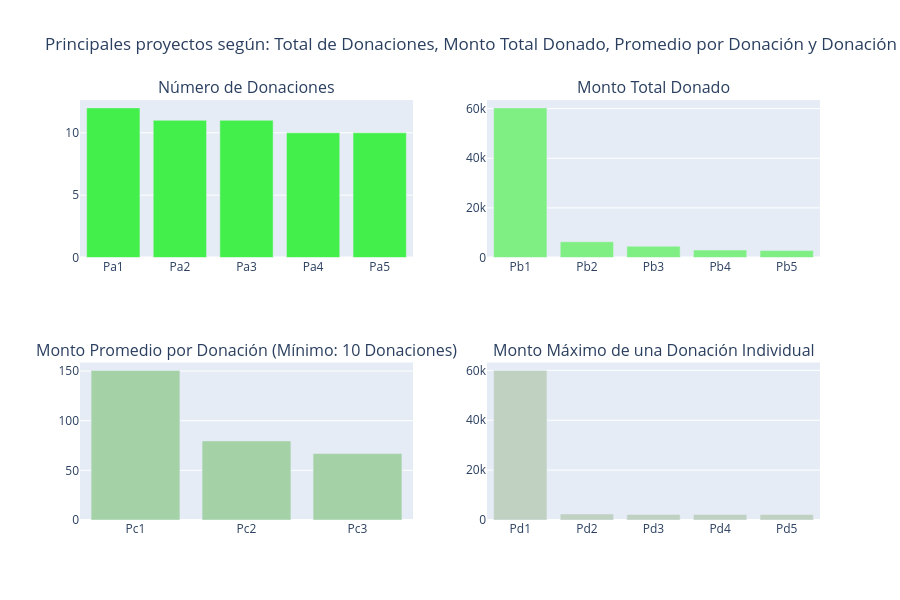

Notebook source saved alongside this figure:
### Markdown cell above
Se han realizado un total de **4,687,884 donaciones** hasta abril de 2018 en DonorsChoose. El monto de donación más alto equivale a **USD 60,000**, donado en el año 2013. Solo **6 donaciones son mayores a un monto de USD 20,000**, mientras que solo **61 pagos superan los USD 10,000**. La gran mayoría de los pagos (alrededor del **83%** de todas las donaciones) son **menores a USD 100**. Existen 350 pagos que son menores a USD 1 (cantidades pequeñas, pero que aun así pueden hacer la diferencia). Hasta abril de 2018, DonorsChoose ha recaudado una colosal cantidad total equivalente a **USD 284,408,243** a través de su plataforma. El monto promedio de donación en DonorsChoose equivale a **USD 60**. Echemos un vistazo a los detalles de los donantes y los proyectos relacionados con estas donaciones en las siguientes secciones.

## <a id="3.2">3.2 Los Proyectos y sus Donaciones</a>

Vamos a identificar los proyectos principales y los valores de sus atributos relacionados:

* **3.2.1** Proyectos con el Mayor número de donantes
* **3.2.2** Proyectos con los Mayores Montos Totales Financiados
* **3.2.3** Proyectos con los Mayores Montos Promedios Por Donante
* **3.2.4** Proyectos con el Monto Máximo de Donación Única

### Code cell
# ¿Qué proyectos recibieron la mayor cantidad de donaciones?

tempdf = donations_df.groupby('Project ID').agg({
    'Project ID': 'count',
    'Donation Amount': 'sum'
}).rename(columns={
    'Project ID': "Total Donations",
    'Donation Amount': "Total Amount"
}).reset_index()

tempdf['Average Donation Amount'] = tempdf['Total Amount'] / tempdf['Total Donations']

# Total de donaciones
tempdf1 = tempdf.sort_values(by=['Total Donations'], ascending=[False])
x = tempdf1.head(5)['Project ID']
x = ["Pa" + str(i + 1) for i in range(len(x))]
y = tempdf1.head(5)['Total Donations']
tr1 = bar_ver_noagg(x, y, 'Total de Donaciones', '#43ef4b', lm=None, rt=True)

# Monto total donado
tempdf1 = tempdf.sort_values(by=['Total Amount'], ascending=[False])
x = tempdf1.head(5)['Project ID']
x = ["Pb" + str(i + 1) for i in range(len(x))]
y = tempdf1.head(5)['Total Amount']
tr2 = bar_ver_noagg(x, y, 'Monto Total Donado', '#7fef84', lm=None, rt=True)

# Monto promedio por donación (mínimo 10 donaciones)
tempdf1 = tempdf.sort_values(by=['Average Donation Amount'], ascending=[False])
x = tempdf1[tempdf1['Total Donations'] > 10].head(5)['Project ID']
x = ["Pc" + str(i + 1) for i in range(len(x))]
y = tempdf1[tempdf1['Total Donations'] > 10].head(5)['Average Donation Amount']
tr3 = bar_ver_noagg(
    x,
    y,
    'Monto Promedio por Donación (Mínimo: 10 Donaciones)',
    '#a5d1a7',
    lm=None,
    rt=True
)

# Donación individual máxima
tempdf = donations_df.groupby('Project ID').agg({
    'Project ID': 'count',
    'Donation Amount': 'max'
}).rename(columns={
    'Project ID': "Total Donations",
    'Donation Amount': "Maximum Donations"
}).reset_index()

tempdf1 = tempdf.sort_values(by=['Maximum Donations'], ascending=[False])
x = tempdf1.head(5)['Project ID']
x = ["Pd" + str(i + 1) for i in range(len(x))]
y = tempdf1.head(5)['Maximum Donations']
tr4 = bar_ver_noagg(x, y, 'Donación Individual Máxima', '#c0d1c1', lm=None, rt=True)

# Subgráficos
fig = tools.make_subplots(
    rows=2,
    cols=2,
    print_grid=False,
    subplot_titles=[
        'Número de Donaciones',
        'Monto Total Donado',
        'Monto Promedio por Donación (Mínimo: 10 Donaciones)',
        'Monto Máximo de una Donación Individual'
    ]
)

fig.append_trace(tr1, 1, 1)
fig.append_trace(tr2, 1, 2)
fig.append_trace(tr3, 2, 1)
fig.append_trace(tr4, 2, 2)

fig['layout'].update(
    height=600,
    showlegend=False,
    title='Principales proyectos según: Total de Donaciones, Monto Total Donado, Promedio por Donación y Donación Individual Máxima'
)

iplot(fig)

### Figure 1 — Plotly figure (JSON) as saved in the notebook; plotly's stock layout.template omitted (floating-point values rounded to 4 significant figures)
{"data": [{"marker": {"color": "#43ef4b"}, "type": "bar", "x": ["Pa1", "Pa2", "Pa3", "Pa4", "Pa5"], "xaxis": "x", "y": [12, 11, 11, 10, 10], "yaxis": "y"}, {"marker": {"color": "#7fef84"}, "type": "bar", "x": ["Pb1", "Pb2", "Pb3", "Pb4", "Pb5"], "xaxis": "x2", "y": [60290.0, 6350.0, 4571.0, 3007.0, 2798.0], "yaxis": "y2"}, {"marker": {"color": "#a5d1a7"}, "type": "bar", "x": ["Pc1", "Pc2", "Pc3"], "xaxis": "x3", "y": [150.7, 79.67, 66.92], "yaxis": "y3"}, {"marker": {"color": "#c0d1c1"}, "type": "bar", "x": ["Pd1", "Pd2", "Pd3", "Pd4", "Pd5"], "xaxis": "x4", "y": [60000.0, 2420.0, 2248.0, 2219.0, 2190.0], "yaxis": "y4"}], "layout": {"annotations": [{"font": {"size": 16}, "showarrow": false, "text": "Número de Donaciones", "x": 0.225, "xanchor": "center", "xref": "paper", "y": 1, "yanchor": "bottom", "yref": "paper"}, {"font": {"size": 16}, "showarrow": false, "text": "Monto Total Donado", "x": 0.775, "xanchor": "center", "xref": "paper", "y": 1, "yanchor": "bottom", "yref": "paper"}, {"font": {"size": 16}, "showarrow": false, "text": "Monto Promedio por Donación (Mínimo: 10 Donaciones)", "x": 0.225, "xanchor": "center", "xref": "paper", "y": 0.375, "yanchor": "bottom", "yref": "paper"}, {"font": {"size": 16}, "showarrow": false, "text": "Monto Máximo de una Donación Individual", "x": 0.775, "xanchor": "center", "xref": "paper", "y": 0.375, "yanchor": "bottom", "yref": "paper"}], "height": 600, "showlegend": false, "title": {"text": "Principales proyectos según: Total de Donaciones, Monto Total Donado, Promedio por Donación y Donación Individual Máxima"}, "xaxis": {"anchor": "y", "domain": [0, 0.45]}, "xaxis2": {"anchor": "y2", "domain": [0.55, 1]}, "xaxis3": {"anchor": "y3", "domain": [0, 0.45]}, "xaxis4": {"anchor": "y4", "domain": [0.55, 1]}, "yaxis": {"anchor": "x", "domain": [0.625, 1]}, "yaxis2": {"anchor": "x2", "domain": [0.625, 1]}, "yaxis3": {"anchor": "x3", "domain": [0, 0.375]}, "yaxis4": {"anchor": "x4", "domain": [0, 0.375]}}}
